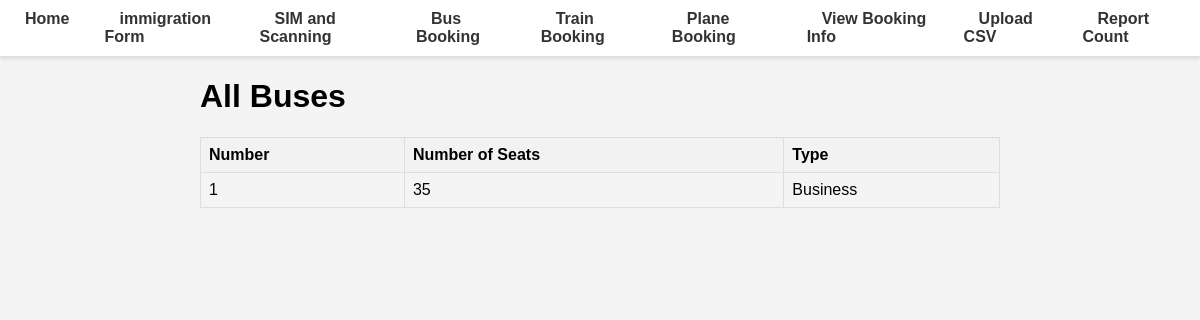
Page /view-buses/ on the earlier database version.
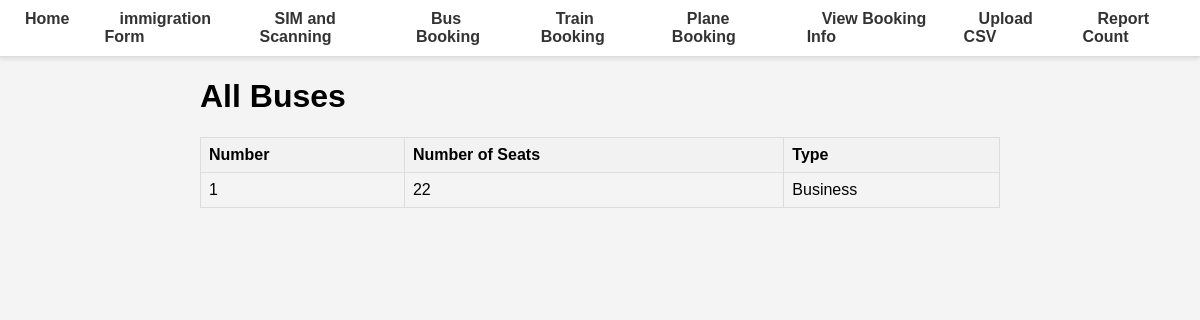
Same page on the later database version.
### database.py (models this page shows)
class Transport(Base):
    __tablename__ = "transport"
    id = Column(Integer, primary_key=True, index=True)
    departure_time = Column(Time, nullable=True)
    type = Column(String, nullable=False)
    transport_type = Column(String, nullable=False)
    __mapper_args__ = {
        'polymorphic_on': transport_type,
        'polymorphic_identity': 'transport'
    }

class Bus(Transport):
    __tablename__ = "bus"
    bus_id = Column(Integer, ForeignKey('transport.id'), primary_key=True)
    bus_number = Column(Integer, nullable=False)
    no_of_seats = Column(Integer, nullable=False)
    type = Column(String, index=True, nullable=True)
    __mapper_args__ = {
        'polymorphic_identity': 'bus',
    }

### main.py (the view)
@app.get("/view-buses/")
def view_buses(request: Request, db: Session = Depends(get_db)):
    buses = db.query(Bus).all()
    return templates.TemplateResponse("view_buses.html", {"request": request, "buses": buses})

### templates/view_buses.html
{% extends "base.html" %}
{% block content %}
<h1>All Buses</h1>
<table>
    <tr>
        <th>Number</th>
        <th>Number of Seats</th>
        <th>Type</th>
    </tr>
    {% for bus in buses %}
    <tr>
        <td>{{ bus.bus_number }}</td>
        <td>{{ bus.no_of_seats }}</td>
        <td>{{ bus.type }}</td>
    </tr>
    {% endfor %}
</table>
{% endblock %}

Differences in the rows shown:
changed Bus "Business": no_of_seats "35" → "22"
